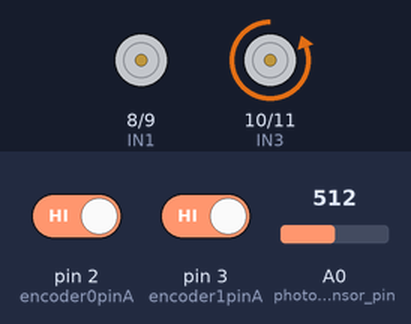
This sketch was run on a simulated Arduino Uno, built with avr-gcc and run on an emulated ATmega328P. Shown: motor-driver pin pairs drawn as motors (green arrow = first pin HIGH = forward, orange = second pin HIGH = backward, longer = more drive, scaled by the enable pin). The test bench sets the inputs (shaded band); at power-on: A0 (photo_sensor_pin) = 512, pin 2 (encoder0pinA) HIGH, pin 3 (encoder1pinA) HIGH.

Above: at 1.2 s.
1.3 s: A0 (photo_sensor_pin) set to 110
2.8 s: A0 (photo_sensor_pin) set to 93
At 3.6 s:
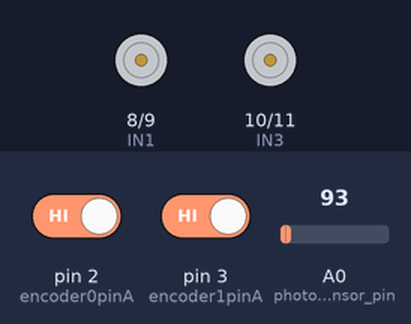
At 4.6 s:
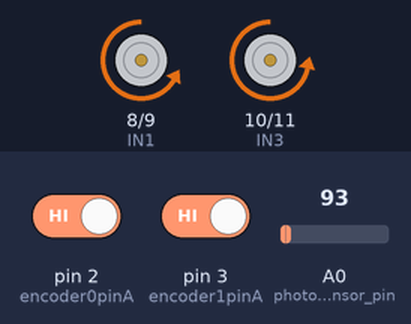
Timing chart, 0 to 11.8 s (numbered marks = the images above; inputs shaded):
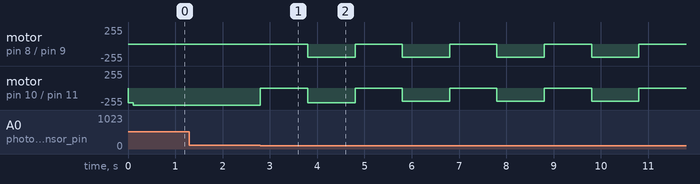

The sketch:

detect_LED_target.ino
```cpp
#include <ros.h>
#include <std_msgs/Int32.h>
#include <PID_v1.h>
#include <math.h>

#define IN1 8                 // control pin for left motor
#define IN2 9                 // control pin for left motor
#define IN3 10                // control pin for right motor
#define IN4 11                // control pin for right motor
#define ENA 5                 // analog pin for motor PWM
#define ENB 6                 // analog pin for motor PWM

#define touch_pin_L 12        // connected to mid pin of touch sensor
#define touch_pin_R 13        // connected to mid pin of touch sensor
#define touch_pin_M A1        // connected to mid pin of touch sensor

#define photo_sensor_pin A0

int val = 0;
const byte encoder0pinA = 2;  // A pin -> the interrupt pin 0 (pin 2)
const byte encoder0pinB = 7;  // B pin -> the digital pin 7
const byte encoder1pinA = 3;  // A pin -> the interrupt pin 1 (pin 3)
const byte encoder1pinB = 4;  // B pin -> the digital pin 4

/* structure of encoder */
typedef struct
{
  int duration;
  byte encoderPinALast;
  boolean Direction;
}encoder_two_wheel;

/* declare variables for encoder */
encoder_two_wheel encoder_left;
encoder_two_wheel encoder_right;

/* structure of PID */
typedef struct
{
  double val_output;
  double setpoint;
  double Kp;
  double Ki;
  double Kd;
  double abs_duration;
  boolean result;
  boolean forward_backward;
}pid_two_wheel;

/* declare variables for PID control */
pid_two_wheel pid_left = {
  .val_output = 0.0,
  .setpoint = 0.0,
  .Kp = 0.6,
  .Ki = 5,
  .Kd = 0.0,
  .abs_duration = 0.0,
  .result = true,
  .forward_backward = true
};

pid_two_wheel pid_right = {
  .val_output = 0.0,
  .setpoint = 0.0,
  .Kp = 0.6,
  .Ki = 5,
  .Kd = 0.0,
  .abs_duration = 0.0,
  .result = true,
  .forward_backward = true
};
double motor_factor = 1.06;

/* declare for PID control */
PID myPID_left(&(pid_left.abs_duration), &(pid_left.val_output), &(pid_left.setpoint), pid_left.Kp, pid_left.Ki, pid_left.Kd, DIRECT);
PID myPID_right(&(pid_right.abs_duration), &(pid_right.val_output), &(pid_right.setpoint), pid_right.Kp, pid_right.Ki, pid_right.Kd, DIRECT);

void setup()
{
  /* initialize the serial port and pin mode */
  Serial.begin(9600);
  pinMode(IN1, OUTPUT);
  pinMode(IN2, OUTPUT);
  pinMode(ENA, OUTPUT);
  pinMode(IN3, OUTPUT);
  pinMode(IN4, OUTPUT);
  pinMode(ENB, OUTPUT);
  pinMode(touch_pin_L, INPUT);
  pinMode(touch_pin_R, INPUT);
  pinMode(touch_pin_M, INPUT);
  pinMode(photo_sensor_pin, INPUT);

  /* initialize PID configuration */
  pid_left.setpoint = 200;
  myPID_left.SetMode(AUTOMATIC);
  myPID_left.SetSampleTime(100);
  pid_right.setpoint = 200;
  myPID_right.SetMode(AUTOMATIC);
  myPID_right.SetSampleTime(100);

  /* initialize encoder module */
  EncoderInit();
}

int counter = 0;

void loop()
{
  val = analogRead(photo_sensor_pin);
  if (val < 100){
    motor_stop();
    delay(1000);
    motor_forward();
    delay(1000);
  }else{
    motor_turn_left();
    delay(5);
    counter++;
  }

  if (counter > 1000){
    counter = 0;
    motor_forward();
    delay(800);
  }

  /* calculate control input by PID */
  pid_left.abs_duration = abs(encoder_left.duration);
  pid_left.result = myPID_left.Compute();
  pid_right.abs_duration = abs(encoder_right.duration);
  pid_right.result = myPID_right.Compute();

  /* print motor speed */
  if(pid_left.result)
  {
    encoder_left.duration = 0;
  }
  if(pid_right.result)
  {
    encoder_right.duration = 0;
  }
}

void EncoderInit()
{
  /* initialize encoder module */
  encoder_left.Direction = true;
  encoder_right.Direction = true;
  pinMode(encoder0pinB, INPUT);
  pinMode(encoder1pinB, INPUT);
  attachInterrupt(0, wheelSpeed0, CHANGE);
  attachInterrupt(1, wheelSpeed1, CHANGE);
}

/* interrupt service routine for interrupt 0 */
void wheelSpeed0()
{
  int Lstate = digitalRead(encoder0pinA);
  if((encoder_left.encoderPinALast == LOW) && Lstate==HIGH)
  {
    int val = digitalRead(encoder0pinB);
    if(val == LOW && encoder_left.Direction)
    {
      encoder_left.Direction = false; //Reverse
    }
    else if(val == HIGH && !(encoder_left.Direction))
    {
      encoder_left.Direction = true;  //Forward
    }
  }
  encoder_left.encoderPinALast = Lstate;

  if(!encoder_left.Direction)  encoder_left.duration--;
  else  encoder_left.duration++;
}

/* interrupt service routine for interrupt 1 */
void wheelSpeed1()
{
  int Lstate = digitalRead(encoder1pinA);
  if((encoder_right.encoderPinALast == LOW) && Lstate==HIGH)
  {
    int val = digitalRead(encoder1pinB);
    if(val == LOW && encoder_right.Direction)
    {
      encoder_right.Direction = false; //Reverse
    }
    else if(val == HIGH && !(encoder_right.Direction))
    {
      encoder_right.Direction = true;  //Forward
    }
  }
  encoder_right.encoderPinALast = Lstate;

  if(!encoder_right.Direction)  encoder_right.duration--;
  else  encoder_right.duration++;
}

/* motor driver function for two wheel */
void motor_forward()  //Motor Forward
{
  digitalWrite(IN1, LOW);
  digitalWrite(IN2, HIGH);
  analogWrite(ENA, 200);
  digitalWrite(IN3, LOW);
  digitalWrite(IN4, HIGH);
  analogWrite(ENB, 200);
}

void motor_backward() //Motor reverse
{
  digitalWrite(IN1, HIGH);
  digitalWrite(IN2, LOW);
  analogWrite(ENA, pid_left.val_output);
  digitalWrite(IN3, HIGH);
  digitalWrite(IN4, LOW);
  analogWrite(ENB, pid_right.val_output);
}

void motor_turn_left()  // turn left
{
  digitalWrite(IN1, LOW);
  digitalWrite(IN2, LOW);
  analogWrite(ENA, 0);
  digitalWrite(IN3, LOW);
  digitalWrite(IN4, HIGH);
  analogWrite(ENB, pid_right.val_output);
}

void motor_turn_right()  // turn right
{
  digitalWrite(IN1, LOW);
  digitalWrite(IN2, HIGH);
  analogWrite(ENA, pid_left.val_output);
  digitalWrite(IN3, LOW);
  digitalWrite(IN4, LOW);
  analogWrite(ENB, 0);
}

void motor_stop() //Motor stops
{
  digitalWrite(IN1, LOW);
  digitalWrite(IN2, LOW);
  analogWrite(ENA, 0);
  digitalWrite(IN3, LOW);
  digitalWrite(IN4, LOW);
  analogWrite(ENB, 0);
}

void touch_left_sensor(){
  motor_stop();
  delay(500);
  motor_backward();
  delay(1500);
  motor_turn_right();
  delay(1000);
  motor_stop();
  delay(500);
}

void touch_right_sensor(){
  motor_stop();
  delay(500);
  motor_backward();
  delay(1500);
  motor_turn_left();
  delay(1000);
  motor_stop();
  delay(500);
}
```

Measured:
- the behaviour switches between 100 and 99 on A0 (photo_sensor_pin) (found by bisection; images 0 and 1)
- after the input at 1.3 s, every drawn part: stays the same
- by itself, motor on pin 8 (IN1) / pin 9 (IN2): alternates backward 200/255 for 1.0 s and stopped for 1.0 s
